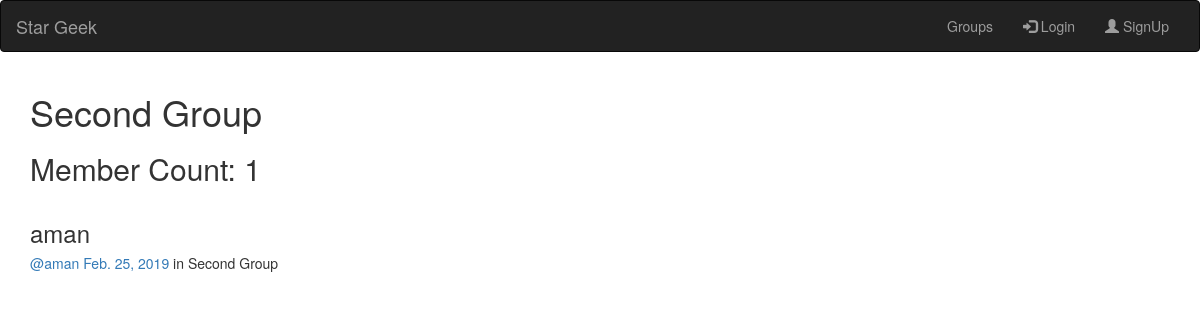
The page /groups/posts/in/second-group on the database its author committed.
### groups/models.py (models this page shows, shortened)
class Group(models.Model):
    name = models.CharField(max_length = 255,unique = True)
    slug = models.SlugField(allow_unicode = True,unique = True)
    description = models.TextField(default = '')
    members = models.ManyToManyField(User,related_name = "group")

### posts/models.py (models this page shows, shortened)
class Post(models.Model):
    message = models.TextField()
    created_at = models.DateField(auto_now = True)
    user = models.ForeignKey(User,related_name='posts',on_delete = models.CASCADE)
    group = models.ForeignKey(Group,related_name='posts',on_delete = models.CASCADE)
    class Meta():
        ordering = ['-created_at']

### groups/views.py (the view)
# urls.py: url(r'posts/in/(?P<slug>[-\w]+)$',views.SingleGroup.as_view(),name='single'),
class SingleGroup(DetailView):
    model = Group

### groups/templates/groups/group_detail.html (shortened to what this page needs)
{% extends "groups/group_base.html" %}
{% block pregroup %}
  <h1>{{ group.name }}</h1>
  <h2>Member Count: {{ group.members.count }}</h2>
{% endblock %}
{% block group_content %}
  {% if group.posts.count == 0 %}
    <h2>No posts in this group yet!</h2>
  {% else %}
    {% for post in group.posts.all %}
      {% include "posts/_post.html" %}
    {% endfor %}
  {% endif %}
{% endblock%}

### posts/templates/posts/_post.html (shortened to what this page needs)
<div class="post media">
	<h3>{{ post.message|safe }}</h3>
	<div class="media-body">
		<h5 class="media-heading">
			<span class="username"><a href="{% url 'posts:for_user' username=post.user.username %}">@{{ post.user.username }}</a></span>
			<time class="time"><a href="{% url 'posts:single' username=post.user.username pk=post.pk %}">{{ post.created_at }}</a></time>
			{% if post.group %}
			<span class="group-name">in {{ post.group.name }}</span>
			{% endif %}
		</h5>
	</div>
</div>

### rows shown on the page
Group: name "Second Group", members.count "1"
Post: message "aman", user.username "aman", created_at "Feb. 25, 2019", group.name "Second Group"
